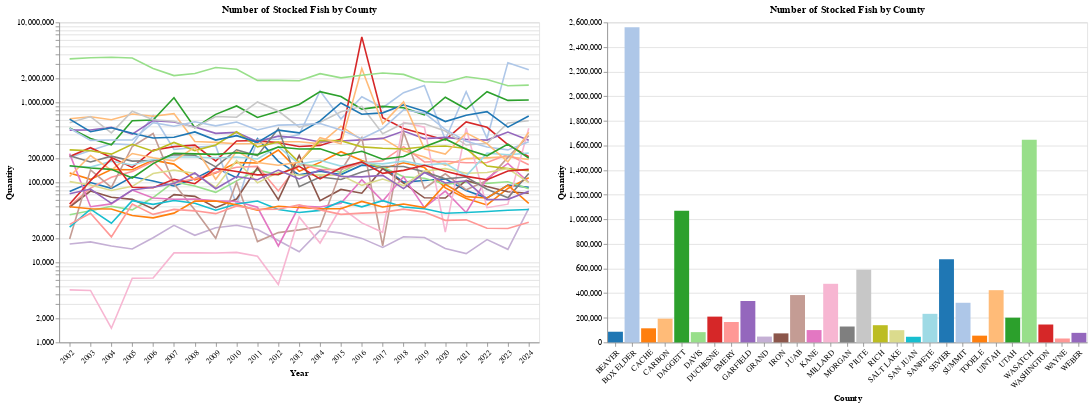

This figure's notebook cell:
### Code cell
#Same Chart as above, but applied to a log scale to normalize scale, visually 

#Grouping appropriate data
count_by_county = fish_stock_data.groupby(['Year', 'County'])['Quantity'].sum().reset_index()
count_by_county["Year_only"] = count_by_county["Year"]

#Interactive Year Slider
year_slider = alt.binding_range(name="Select a year : ", min=count_by_county["Year_only"].min(), max=count_by_county["Year_only"].max(), step=1)
selected_year =  alt.selection_point(fields=["Year_only"], bind=year_slider, value=2024)

#Interactive County Legend Selection
point_selection = alt.selection_point(fields=['County'])
brush_selection = alt.selection_interval(encodings=['x'])

#Adding base plot
base_plot = alt.Chart(count_by_county)

#Color
color = alt.condition(
    brush_selection & point_selection,
    alt.Color('County:N', scale=alt.Scale(scheme='category20'), legend=None),
    alt.value('lightgray')
)

#Tooltip
tooltip = alt.Tooltip(
    ["County:N", "Year:O", "Quantity:Q"]
)

#Bar Chart Vis
bar_chart = base_plot.mark_bar().encode(
    x=alt.X('County', axis=alt.Axis(labelAngle=-45), sort=None),
    y='Quantity', 
    color=color, 
    tooltip=tooltip
).properties(
    width=600,
    height=400,
    title='Number of Stocked Fish by County'
).transform_filter(
    selected_year
).add_params(
    selected_year, 
    point_selection,
    brush_selection,
)

#Line Chart Vis
line_chart = base_plot.mark_line().encode(
    x=alt.X('Year:O', axis=alt.Axis(labelAngle=-45)),
    y=alt.Y('Quantity', scale=alt.Scale(type='log')),  
    color=color, 
    tooltip=tooltip
).properties(
    width=600,
    height=400,
    title='Number of Stocked Fish by County'
).transform_filter(
    point_selection
).add_params(
    brush_selection,
    point_selection
)

#Stacking both charts together 
temporal_chart = alt.hconcat(line_chart, bar_chart).resolve_scale()
temporal_chart

### Figure 1 — Vega-Lite specification as saved in the notebook (floating-point values rounded to 4 significant figures; data arrays with more than 128 entries replaced by an {"elided": "..."} marker saying what was removed)
{"config": {"view": {"continuousWidth": 300, "continuousHeight": 300}}, "hconcat": [{"mark": {"type": "line"}, "encoding": {"color": {"condition": {"test": {"and": [{"param": "param_9"}, {"param": "param_8"}]}, "field": "County", "legend": null, "scale": {"scheme": "category20"}, "type": "nominal"}, "value": "lightgray"}, "tooltip": [{"field": "County", "type": "nominal"}, {"field": "Year", "type": "ordinal"}, {"field": "Quantity", "type": "quantitative"}], "x": {"axis": {"labelAngle": -45}, "field": "Year", "type": "ordinal"}, "y": {"field": "Quantity", "scale": {"type": "log"}, "type": "quantitative"}}, "height": 400, "name": "view_5", "title": "Number of Stocked Fish by County", "transform": [{"filter": {"param": "param_8"}}], "width": 600}, {"mark": {"type": "bar"}, "encoding": {"color": {"condition": {"test": {"and": [{"param": "param_9"}, {"param": "param_8"}]}, "field": "County", "legend": null, "scale": {"scheme": "category20"}, "type": "nominal"}, "value": "lightgray"}, "tooltip": [{"field": "County", "type": "nominal"}, {"field": "Year", "type": "ordinal"}, {"field": "Quantity", "type": "quantitative"}], "x": {"axis": {"labelAngle": -45}, "field": "County", "sort": null, "type": "nominal"}, "y": {"field": "Quantity", "type": "quantitative"}}, "height": 400, "name": "view_6", "title": "Number of Stocked Fish by County", "transform": [{"filter": {"param": "param_7"}}], "width": 600}], "data": {"name": "data-43d89e303248b56fa942620b0c93f542"}, "params": [{"name": "param_9", "select": {"type": "interval", "encodings": ["x"]}, "views": ["view_5", "view_6"]}, {"name": "param_8", "select": {"type": "point", "fields": ["County"]}, "views": ["view_5", "view_6"]}, {"name": "param_7", "select": {"type": "point", "fields": ["Year_only"]}, "bind": {"input": "range", "max": 2024.0, "min": 2002.0, "name": "Select a year : ", "step": 1}, "value": 2024, "views": ["view_6"]}], "resolve": {"scale": {}}, "$schema": "https://vega.github.io/schema/vega-lite/v5.20.1.json", "datasets": {"data-43d89e303248b56fa942620b0c93f542": {"elided": "667 records"}}}
